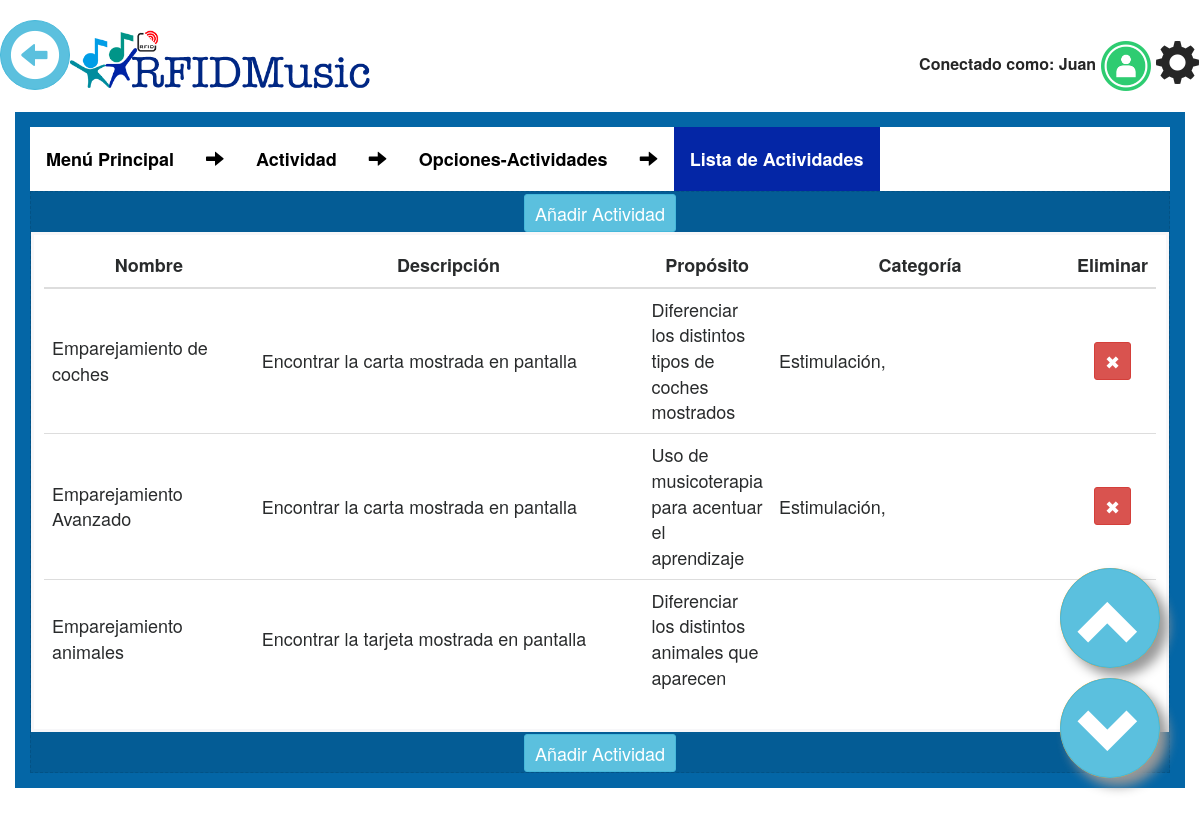
Page /settings/players_list/ (signed in) on the earlier database version.
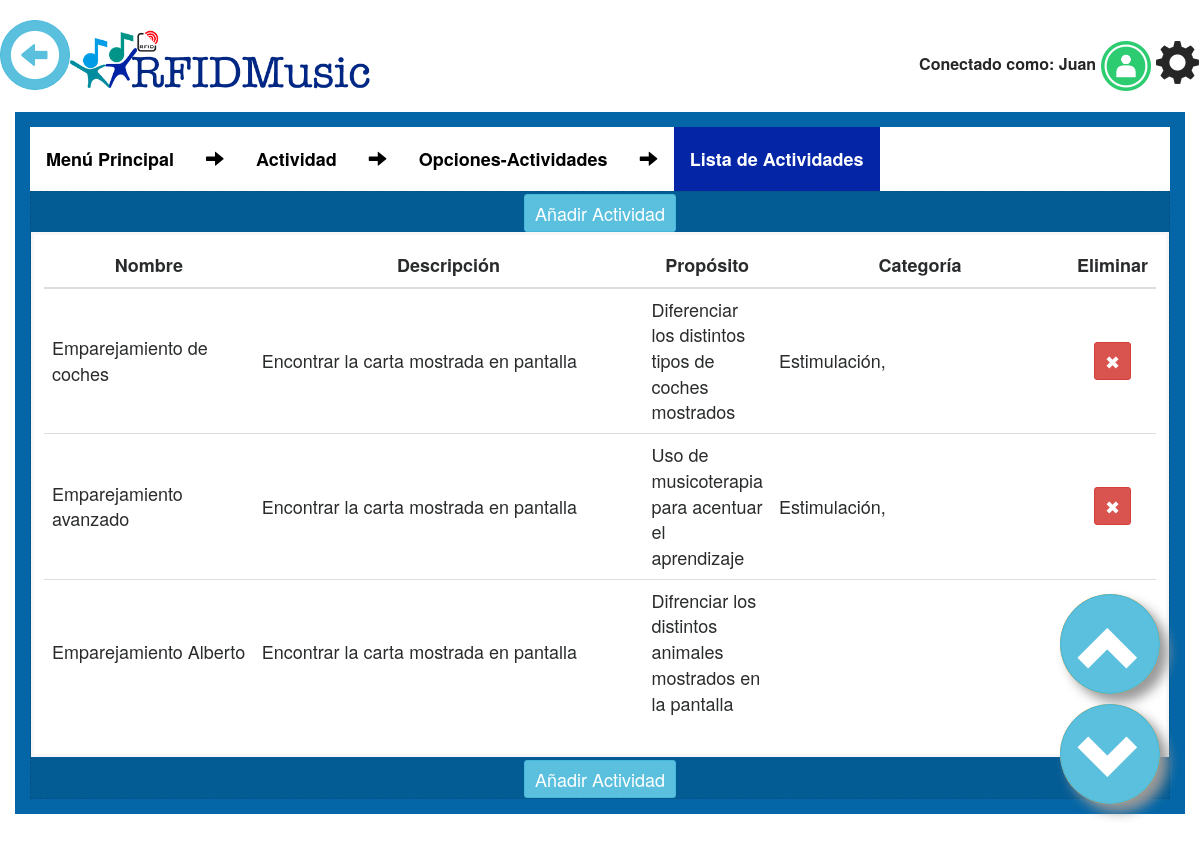
Same page on the later database version.
### appQRMusical/models.py (models this page shows, shortened)
class Actividad(models.Model):
	id = models.AutoField(primary_key=True)
	nombre = models.CharField(max_length=100)
	descripcion = models.CharField(max_length=200, blank=True)
	proposito = models.CharField(max_length=100, blank=True)
	indicador = models.ManyToManyField(Indicador, blank=True)

class Categoria_Actividad(models.Model):
    categoria = models.ForeignKey(Categoria,on_delete=models.CASCADE)
    actividad = models.ForeignKey(Actividad,on_delete=models.CASCADE)
    class Meta:
        unique_together = ("categoria","actividad")

class Categoria(models.Model):
    id_categoria =  models.AutoField(primary_key=True)
    nombre = models.CharField(max_length=50, blank=True)
    def __str__(self):
        return self.nombre

### appQRMusical/views.py (the view)
# urls.py: url(r'^settings/players_list/$', Actividads_list.as_view(), name='players_list'),
class Actividads_list(LoginRequiredMixin, ListView):
	model = Actividad
	template_name="players_list.html"
	login_url='/login/'
	redirect_field_name = "/login/"
	def get_context_data(self, **kwargs):
		context = super(Actividads_list, self).get_context_data(**kwargs)
		context['QRM_color'] = "QRM_orange"
		context['categoria'] = Categoria_Actividad.objects.all()
		return context

### appQRMusical/templatetags/zbar_extras.py (called while the page is built)
@register.simple_tag
def stop_cam():
	print("Stop Cam")
	if global_vars.zbar_status != None:
		os.system("ps -A | grep zbar| awk '{print $1}' | xargs kill -9 $1")
		global_vars.zbar_status = None
		global_vars.cam = 1

@register.simple_tag
def restart_game_vars():
	print("Reset game's global vars")
	global_vars.game_fail = 0
	global_vars.game_success = 0
	global_vars.game_initialized = False
	global_vars.last_message = global_vars.message
	global_vars.message_alert = "alert-info"
	global_vars.game_image = "/files/static/Who.png"
	global_vars.game_image = ""
	global_vars.game_file = ""
	global_vars.game_display = "none"
	global_vars.message = 'Get close QR code to cam'

### appQRMusical/templates/players_list.html (shortened to what this page needs)
{% extends "body.html" %}
{% block content_wrapper %}
<div class="col-sm-12 QRM_box {{QRM_color}}">
<ul>
  <strong><li>
  <li><a href="{% url 'settings' %}">Menú Principal</a></li>
  <li><a><i class="glyphicon glyphicon-arrow-right" ></i></a></li>
  <li><a href="{% url 'activity_settings' %}">Actividad</a></li>
  <li><a><i class="glyphicon glyphicon-arrow-right" ></i></a></li>
  <li><a href="{% url 'game_settings' %}">Opciones-Actividades</a></li>
  <li><a><i class="glyphicon glyphicon-arrow-right" ></i></a></li>
  <li><a class="active" href="{% url 'players_list' %}">Lista de Actividades</a></li>
</strong>
</ul>
	<div class="QRM_box_in">
		<a href="{% url 'create_player' %}">
			<div class="btn btn-sm btn-info">
				<p>Añadir Actividad</p>
			</div>
		</a>
		<div class="QRM_wrapper_table">
			<table class="table table-hover">
				<thead>
					<tr>
						<th>Nombre</th>
						<th>Descripción</th>
						<th>Propósito</th>
						<th>Categoría</th>
						<th>Eliminar</th>
			    	</tr>
				</thead>
				<tbody>
					{% for object in object_list %}
						<tr onclick="document.location = '{% url 'update_player' object.id %}';">
		      				<td style="width: 20%; vertical-align: middle;">
		      					{{ object.nombre }}
		      				</td>
		      				<td style="width: 40%; vertical-align: middle;">{{ object.descripcion }}</td>
							<td style="width: 10%; vertical-align: middle;">{{ object.proposito }}</td>
                            <td style="width: 30%; vertical-align: middle;">
                            {% for i in categoria %}
                                {% if i.actividad.id == object.id %}
                                    {% if i.categoria %}
                                        {{ i.categoria }},
                                    {% endif %}
                                    {% endif %}
                            {% endfor %}
                            </td>
							<td style=" vertical-align: middle;">
								<form action="{% url 'player_delete' object.id %}" method="post">
									<center>
										<button type="submit" class="btn btn-danger btn-sm">
											<p>✖</p>
										</button>
									</center>
								</form>
							</td>
		    			</tr>
					{% endfor %}
				</tbody>
			</table>
		</div>
		<a href="{% url 'create_player' %}">
			<div class="btn btn-sm btn-info">
				<p>Añadir Actividad</p>
			</div>
		</a>
	</div>
</div>
{% endblock content_wrapper %}

Differences in the rows shown:
removed Actividad: nombre "Emparejamiento animales", descripcion "Encontrar la tarjeta mostrada en pantalla", proposito "Diferenciar los distintos animales que aparecen"
changed Actividad "Uso de musicoterapia para acentuar el aprendizaje": nombre "Emparejamiento Avanzado" → "Emparejamiento avanzado"
added Actividad: nombre "Emparejamiento Alberto", descripcion "Encontrar la carta mostrada en pantalla", proposito "Difrenciar los distintos animales mostrados en la pantalla"
